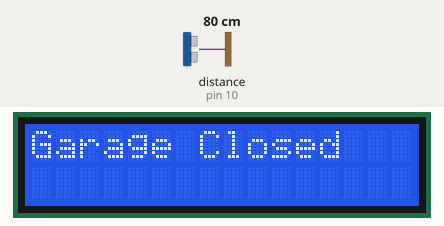
Bench run of a sketch on a simulated Arduino Uno, built with avr-gcc and run on an emulated ATmega328P. On the bench: 16×2 character LCD. Wiring (inferred from the names in the program): ultrasonic range finder: trigger pin 9; echo pin 10. The test bench sets the inputs (shaded band); at power-on: distance to the obstacle (sensor on pin 10) 80 cm. The echo pulse lasts 58.3 µs per cm; what the sketch prints to the serial monitor is not drawn.

Above: at 3.2 s.
3.3 s: distance to the obstacle (sensor on pin 10) set to 2 cm
At 4.4 s:
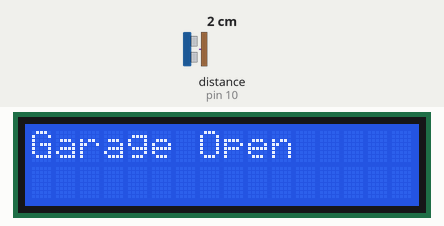
5.1 s: distance to the obstacle (sensor on pin 10) set to 35 cm
At 6.3 s:
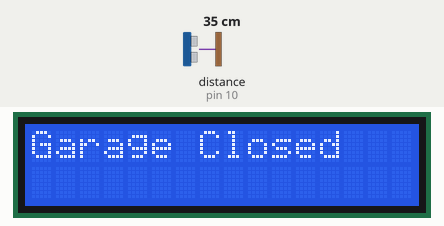
6.7 s: distance to the obstacle (sensor on pin 10) set to 4 cm
At 7.1 s:
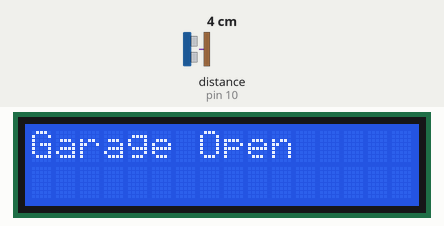
Timing chart, 0 to 9.7 s (numbered marks = the images above; inputs shaded):
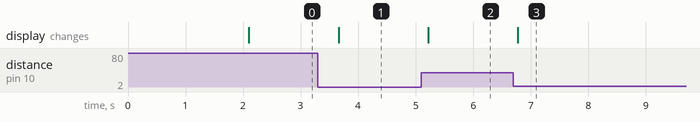

The sketch:

UltraS_Sensor.ino
```cpp
#include <Wire.h>
#include <LiquidCrystal_I2C.h>

// Set up the LCD with the I2C address (0x27) and 16x2 size
LiquidCrystal_I2C lcd(0x27, 16, 2);

// Define the pins for the ultrasonic sensor
const int trigPin = 9;  // Trigger pin for the ultrasonic sensor
const int echoPin = 10; // Echo pin for the ultrasonic sensor

// Set a threshold distance (in centimeters) for detecting if the car is close
const int carThreshold = 30;  // If distance is less than or equal to 30 cm, we consider the garage "open"

// Setup function: runs once when the program starts
void setup() {
  // Initialize the LCD display
  lcd.begin();
  lcd.backlight();  // Turn on the LCD backlight

  // Initialize Serial Monitor for debugging (optional)
  Serial.begin(9600);

  // Set the ultrasonic sensor pins as input or output
  pinMode(trigPin, OUTPUT);
  pinMode(echoPin, INPUT);

  // Display a welcome message on the LCD screen
  lcd.setCursor(0, 0);  // Set the cursor to the first row, first column
  lcd.print("Garage Status:");  // Display the title on the first row
  delay(2000);  // Wait for 2 seconds to show the title
}

// Loop function: runs continuously after setup
void loop() {
  long duration, distance;

  // Trigger the ultrasonic pulse
  digitalWrite(trigPin, LOW);  // Make sure the trigger pin is LOW initially
  delayMicroseconds(2);  // Wait for 2 microseconds
  digitalWrite(trigPin, HIGH);  // Send the ultrasonic pulse
  delayMicroseconds(10);  // Wait for 10 microseconds
  digitalWrite(trigPin, LOW);  // Turn off the trigger pin

  // Measure the time it takes for the pulse to return
  duration = pulseIn(echoPin, HIGH);

  // Calculate the distance in centimeters (speed of sound is 343 m/s or 0.034 cm/µs)
  distance = duration * 0.034 / 2;  // Divide by 2 because the pulse travels to the object and back

  // Clear the previous status on the LCD and print the new status
  lcd.clear();
  lcd.setCursor(0, 0);  // Move to the first row

  // Check if the car is within the threshold distance (i.e., the garage is "open")
  if (distance > 0 && distance <= carThreshold) {
    lcd.print("Garage Open   ");  // Display "Garage Open" on the LCD
    Serial.println("Garage Open");  // Output status to the Serial Monitor (optional)
  } else {
    lcd.print("Garage Closed ");  // Display "Garage Closed" on the LCD
    Serial.println("Garage Closed");  // Output status to the Serial Monitor (optional)
  }

  // Wait for 500 milliseconds before the next reading
  delay(500);
}
```

Measured:
- after the input at 3.3 s, the display: changes after 0.36 s (image 1)
- after the input at 5.1 s, the display: changes after 0.12 s (image 2)
- after the input at 6.7 s, the display: changes after 0.07 s (image 3)
